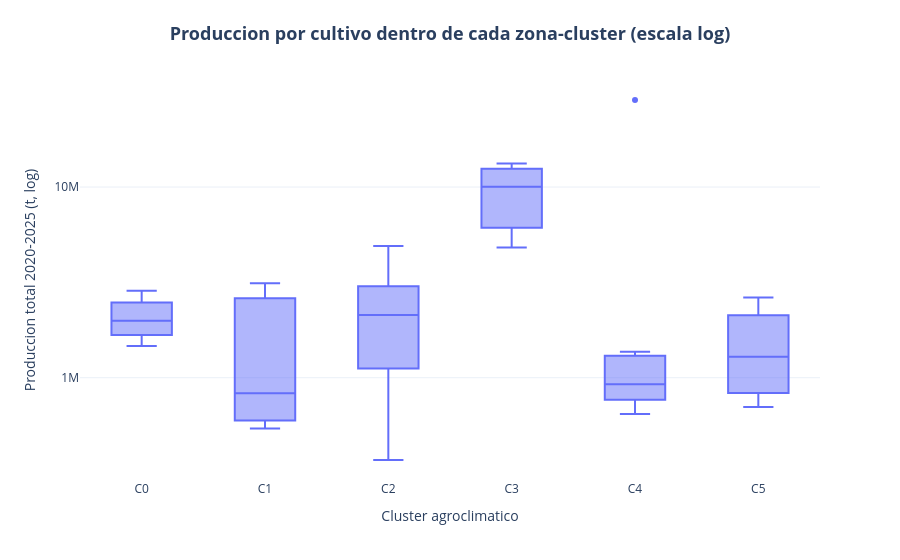

Write notebook code for a chart like this one.
### Code cell
# ====================================================================
# Produccion como variable descriptiva (a posteriori, no es input)
# ====================================================================
prod_zona = (df.groupby(["distrito", "cultivo"], as_index=False)["produccion_ton"].sum())
prod_zona = prod_zona.merge(zonas[["distrito", "cluster", "region"]], on="distrito", how="left")
prod_zona = prod_zona[prod_zona["produccion_ton"] > 0]

orden_clusters_zona = [f"C{c}" for c in sorted(zonas["cluster"].unique())]
fig_box_zona = px.box(
    prod_zona.assign(cluster_str="C" + prod_zona["cluster"].astype(str)),
    x="cluster_str", y="produccion_ton", log_y=True, points="outliers",
    category_orders={"cluster_str": orden_clusters_zona},
    labels={"cluster_str": "Cluster agroclimatico",
            "produccion_ton": "Produccion total 2020-2025 (t, log)"},
    template="plotly_white",
)
fig_box_zona.update_layout(title=titulo_centrado(
    "Produccion por cultivo dentro de cada zona-cluster (escala log)"), margin=dict(t=80))
# exponentformat="SI" evita mezclar numeros planos (2000000) con sufijos (10M) en el mismo eje
fig_box_zona.update_yaxes(exponentformat="SI", dtick=1)
fig_box_zona.write_image(str(RUTA_FIG / "06a_produccion_por_cluster.png"), scale=2)
fig_box_zona.show()

for c in sorted(zonas["cluster"].unique()):
    top = (prod_zona[prod_zona["cluster"] == c].groupby("cultivo")["produccion_ton"].sum()
           .sort_values(ascending=False).head(5))
    print(f"\nCluster {c} - cultivos dominantes:")
    for cult, val in top.items():
        print(f"  {cult:<22}: {val:,.0f} t")

zonas.to_csv(RUTA_OUT / "06a_zonas_clusters.csv", index=False, encoding="utf-8-sig")
prod_zona.to_csv(RUTA_OUT / "06a_produccion_por_zona.csv", index=False, encoding="utf-8-sig")
print("\nExportado: 06a_zonas_clusters.csv, 06a_produccion_por_zona.csv")

### Figure 1 — Plotly figure (JSON) as saved in the notebook; plotly's stock layout.template omitted (floating-point values rounded to 4 significant figures)
{"data": [{"alignmentgroup": "True", "boxpoints": "outliers", "hovertemplate": "Cluster agroclimatico=%{x}<br>Produccion total 2020-2025 (t, log)=%{y}<extra></extra>", "legendgroup": "", "marker": {"color": "#636efa"}, "name": "", "notched": false, "offsetgroup": "", "orientation": "v", "showlegend": false, "type": "box", "x": ["C2", "C2", "C0", "C4", "C4", "C5", "C1", "C1", "C0", "C3", "C4", "C4", "C2", "C1", "C2", "C4", "C2", "C2", "C2", "C3", "C0", "C2", "C2", "C5", "C5", "C1", "C1", "C5", "C0", "C3", "C2", "C4", "C4"], "x0": " ", "xaxis": "x", "y": [4913000.0, 1119000.0, 1465000.0, 1106000.0, 645600.0, 1614000.0, 3128000.0, 2441000.0, 2861000.0, 4822000.0, 757700.0, 924100.0, 3614000.0, 829300.0, 2548000.0, 791300.0, 1244000.0, 1734000.0, 370000.0, 13290000.0, 2091000.0, 2527000.0, 697000.0, 702000.0, 2632000.0, 540900.0, 614200.0, 959800.0, 1882000.0, 10030000.0, 3021000.0, 28610000.0, 1367000.0], "y0": " ", "yaxis": "y"}], "layout": {"boxmode": "group", "legend": {"tracegroupgap": 0}, "margin": {"t": 80}, "title": {"font": {"size": 18}, "text": "<b>Produccion por cultivo dentro de cada zona-cluster (escala log)</b>", "x": 0.5, "xanchor": "center"}, "xaxis": {"anchor": "y", "categoryarray": ["C0", "C1", "C2", "C3", "C4", "C5"], "categoryorder": "array", "domain": [0.0, 1.0], "title": {"text": "Cluster agroclimatico"}}, "yaxis": {"anchor": "x", "domain": [0.0, 1.0], "dtick": 1, "exponentformat": "SI", "title": {"text": "Produccion total 2020-2025 (t, log)"}, "type": "log"}}}
